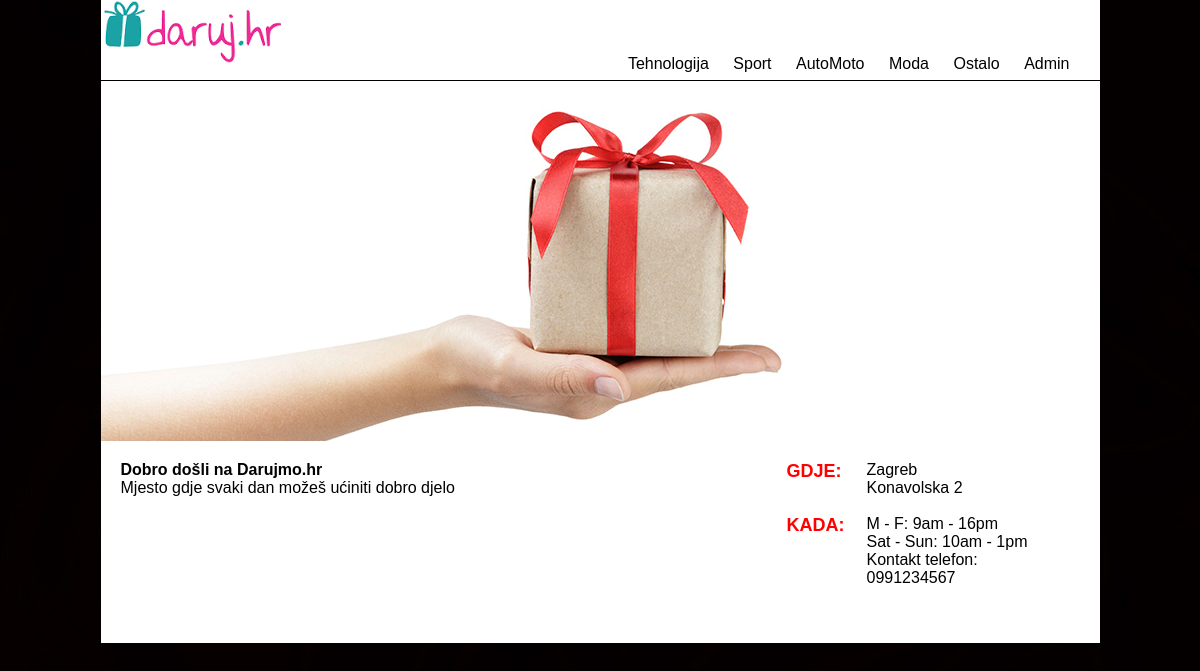
The page / on the database its author committed.
### tables this page shows
CREATE TABLE `category` (
  `categoryID` int(2) NOT NULL,
  `name` varchar(30) NOT NULL
);

### categoryList.php (the view)
<?php
$cat_sql="SELECT * FROM category";
			$cat_query=mysqli_query($dbconnect, $cat_sql);
			$cat_rs=mysqli_fetch_assoc($cat_query);
			do { ?>
			<a href="index.php?page=category&categoryID=<?php echo $cat_rs['categoryID']; ?>"><?php echo $cat_rs['name']; ?></a>
				<?php
			} while ($cat_rs=mysqli_fetch_assoc($cat_query))
?>

### styles.css (style rules this page uses)
* { margin:0px; padding:0px; }
body { background-image:url(images/black.jpg); font-family:Arial, Helvetica, sans-serif; }
.navigation a:link { text-decoration:none; color:#000; font-family:Arial, Helvetica, sans-serif; margin: 0px 10px 0px 10px; }

### rows shown on the page
category: name "Tehnologija"
category: name "Sport"
category: name "AutoMoto"
category: name "Moda"
category: name "Ostalo"
